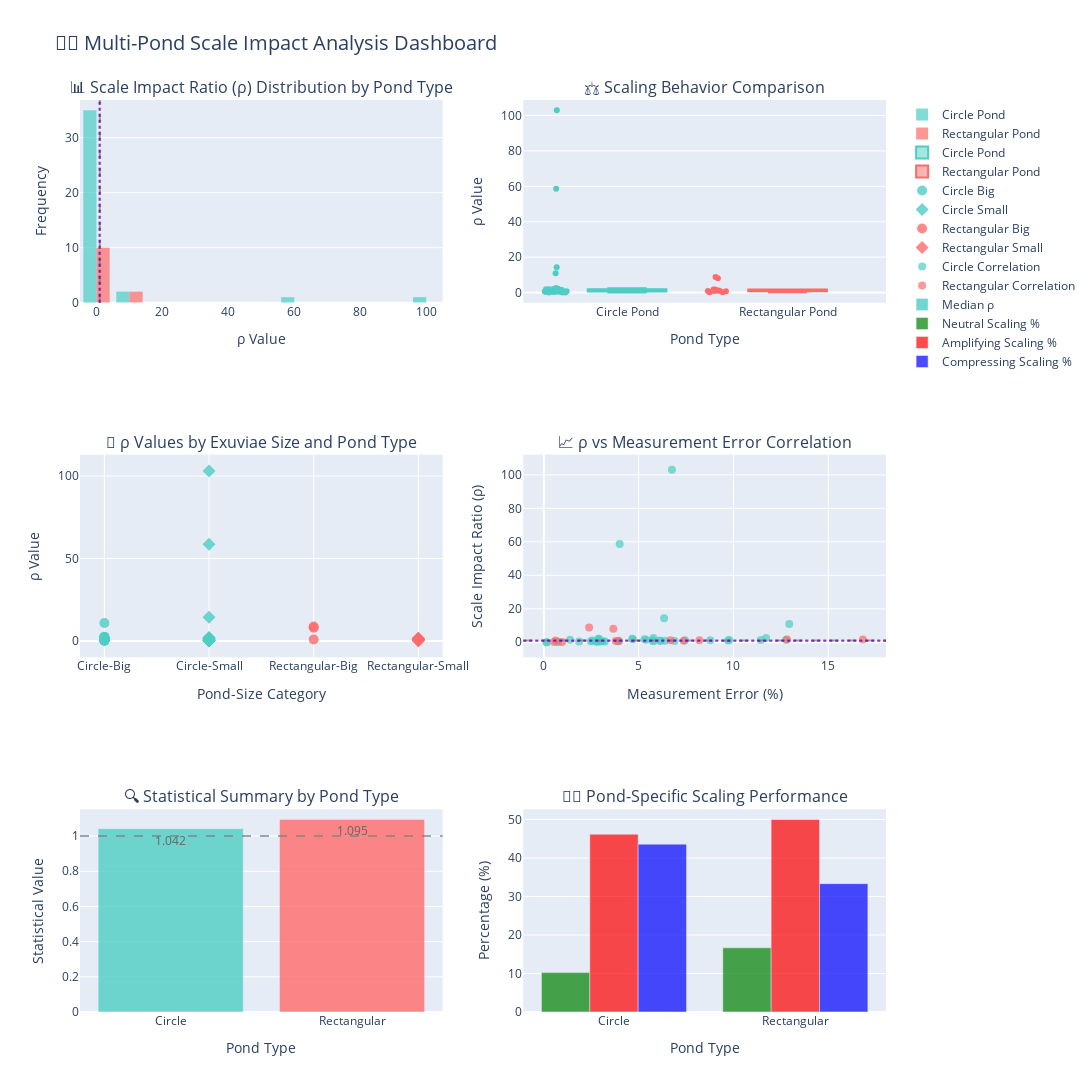

This figure's notebook cell:
### Markdown cell above
## 📊 PHASE 3: Multi-Pond Visualization Dashboard

This phase creates comprehensive visualizations focused on **median-based comparisons** between pond types. The dashboard emphasizes robust statistical measures and provides clear visual comparison of scaling behavior across different pond environments.

**Key Visualizations:**
- **Median-focused** statistical comparisons between pond types
- Distribution analysis with emphasis on central tendencies
- Size-class analysis by pond type
- Correlation analysis between measurement errors and scaling impact
- Performance metrics highlighting median scaling behavior

**Dashboard Components:**
1. ρ distribution histograms by pond type
2. Box plots emphasizing median comparisons
3. Size-class scatter plots by pond type
4. Error correlation analysis
5. **Median statistical summary** (primary focus)
6. Scaling performance metrics

### Code cell
# 📊 PHASE 3: Comprehensive Multi-Pond Visualization Dashboard
# ===========================================================

print("\n📊 PHASE 3: Creating Multi-Pond Visualization Dashboard...")
print("🎨 Comprehensive ρ analysis across Circle vs Rectangular ponds...")
print("=" * 80)

# Define consistent colors for pond types
POND_COLORS = {
    'Circle': '#4ECDC4',      # Teal
    'Rectangular': '#FF6B6B'  # Coral Red
}

# 🎨 Create comprehensive 6-panel visualization dashboard
fig = make_subplots(
    rows=3, cols=2,
    subplot_titles=[
        '📊 Scale Impact Ratio (ρ) Distribution by Pond Type',
        '⚖️ Scaling Behavior Comparison', 
        '🦐 ρ Values by Exuviae Size and Pond Type',
        '📈 ρ vs Measurement Error Correlation',
        '🔍 Statistical Summary by Pond Type',
        '🏊♀️ Pond-Specific Scaling Performance'
    ],
    specs=[[{"secondary_y": False}, {"secondary_y": False}],
           [{"secondary_y": False}, {"secondary_y": False}],
           [{"secondary_y": False}, {"secondary_y": False}]]
)

# 📊 1. Histogram of ρ values by pond type
for pond_type in ['Circle', 'Rectangular']:
    pond_data = df_exuviae[df_exuviae['pond_type'] == pond_type]
    rho_clean = pond_data['scale_impact_ratio_rho'].dropna()
    
    if len(rho_clean) > 0:
        fig.add_trace(
            go.Histogram(
                x=rho_clean,
                nbinsx=15,
                name=f'{pond_type} Pond',
                marker_color=POND_COLORS[pond_type],
                opacity=0.7,
                hovertemplate=f"<b>{pond_type} Pond</b><br>ρ Range: %{{x}}<br>Count: %{{y}}<extra></extra>"
            ),
            row=1, col=1
        )

# Add reference lines for neutral scaling
fig.add_vline(x=1, line_dash="dash", line_color="gray", opacity=0.7, row=1, col=1)
fig.add_vline(x=1.1, line_dash="dot", line_color="red", opacity=0.5, row=1, col=1)
fig.add_vline(x=0.9, line_dash="dot", line_color="blue", opacity=0.5, row=1, col=1)

# 🏊♀️ 2. Box plot comparison by pond type
for pond_type in ['Circle', 'Rectangular']:
    pond_data = df_exuviae[df_exuviae['pond_type'] == pond_type]
    pond_rho = pond_data['scale_impact_ratio_rho'].dropna()
    
    if len(pond_rho) > 0:
        fig.add_trace(
            go.Box(
                y=pond_rho,
                name=f'{pond_type} Pond',
                boxpoints='all',
                jitter=0.3,
                pointpos=-1.8,
                marker_color=POND_COLORS[pond_type],
                hovertemplate=f"<b>{pond_type} Pond</b><br>ρ: %{{y:.3f}}<extra></extra>"
            ),
            row=1, col=2
        )

# 🦐 3. Scatter plot by exuviae size and pond type
for pond_type in ['Circle', 'Rectangular']:
    for size in ['big', 'small']:
        subset = df_exuviae[(df_exuviae['pond_type'] == pond_type) & 
                           (df_exuviae['lobster_size'] == size)]
        
        if len(subset) > 0:
            fig.add_trace(
                go.Scatter(
                    x=[f"{pond_type}-{size.title()}"] * len(subset),
                    y=subset['scale_impact_ratio_rho'],
                    mode='markers',
                    name=f'{pond_type} {size.title()}',
                    marker=dict(
                        size=10,
                        opacity=0.8,
                        color=POND_COLORS[pond_type],
                        symbol='circle' if size == 'big' else 'diamond'
                    ),
                    hovertemplate=f"<b>{pond_type} Pond - {size.title()} Exuviae</b><br>" +
                                 "ρ: %{y:.3f}<br>" +
                                 "Image: %{customdata}<extra></extra>",
                    customdata=subset['image_name']
                ),
                row=2, col=1
            )

# 📈 4. ρ vs measurement error correlation by pond type
for pond_type in ['Circle', 'Rectangular']:
    pond_data = df_exuviae[df_exuviae['pond_type'] == pond_type]
    
    fig.add_trace(
        go.Scatter(
            x=pond_data['measurement_difference_pct'],
            y=pond_data['scale_impact_ratio_rho'],
            mode='markers',
            name=f'{pond_type} Correlation',
            marker=dict(
                size=8,
                opacity=0.7,
                color=POND_COLORS[pond_type]
            ),
            hovertemplate=f"<b>{pond_type} Pond</b><br>" +
                         "Measurement Error %: %{x:.2f}%<br>" +
                         "ρ: %{y:.3f}<br>" +
                         "Image: %{customdata}<extra></extra>",
            customdata=pond_data['image_name']
        ),
        row=2, col=2
    )

# Add reference lines for scaling behavior zones
fig.add_hline(y=1, line_dash="dash", line_color="gray", opacity=0.7, row=2, col=2)
fig.add_hline(y=1.1, line_dash="dot", line_color="red", opacity=0.5, row=2, col=2)
fig.add_hline(y=0.9, line_dash="dot", line_color="blue", opacity=0.5, row=2, col=2)

# 🔍 5. Median-focused statistical summary
if len(pond_stats) == 2:
    pond_types = list(pond_stats.keys())
    
    # Focus on median values only
    median_values = [pond_stats[pond]['median'] for pond in pond_types]
    
    fig.add_trace(
        go.Bar(
            x=pond_types,
            y=median_values,
            name='Median ρ',
            marker_color=[POND_COLORS[pond] for pond in pond_types],
            opacity=0.8,
            text=[f'{val:.3f}' for val in median_values],
            textposition='auto',
            hovertemplate="<b>%{x} Pond</b><br>Median ρ: %{y:.3f}<br>Deviation from neutral (|ρ-1|): %{customdata:.3f}<extra></extra>",
            customdata=[abs(val - 1) for val in median_values]
        ),
        row=3, col=1
    )
    
    # Add reference line at ρ = 1 (neutral scaling)
    fig.add_hline(y=1, line_dash="dash", line_color="gray", opacity=0.7, row=3, col=1)

# 🏊♀️ 6. Scaling performance by pond type (neutral scaling percentage)
if len(pond_stats) == 2:
    performance_metrics = ['neutral_pct', 'amplifying_pct', 'compressing_pct']
    metric_names = ['Neutral', 'Amplifying', 'Compressing']
    metric_colors = ['green', 'red', 'blue']
    
    for i, (metric, name, color) in enumerate(zip(performance_metrics, metric_names, metric_colors)):
        values = [pond_stats[pond][metric] for pond in pond_types]
        
        fig.add_trace(
            go.Bar(
                x=pond_types,
                y=values,
                name=f'{name} Scaling %',
                marker_color=color,
                opacity=0.7,
                hovertemplate=f"<b>%{{x}} Pond</b><br>{name} Scaling: %{{y:.1f}}%<extra></extra>"
            ),
            row=3, col=2
        )

# Update layout
fig.update_layout(
    title_text="🏊♀️ Multi-Pond Scale Impact Analysis Dashboard",
    title_font_size=20,
    height=1200,
    width=1400,
    showlegend=True
)

# Update axes labels
fig.update_xaxes(title_text="ρ Value", row=1, col=1)
fig.update_yaxes(title_text="Frequency", row=1, col=1)

fig.update_xaxes(title_text="Pond Type", row=1, col=2)
fig.update_yaxes(title_text="ρ Value", row=1, col=2)

fig.update_xaxes(title_text="Pond-Size Category", row=2, col=1)
fig.update_yaxes(title_text="ρ Value", row=2, col=1)

fig.update_xaxes(title_text="Measurement Error (%)", row=2, col=2)
fig.update_yaxes(title_text="Scale Impact Ratio (ρ)", row=2, col=2)

fig.update_xaxes(title_text="Pond Type", row=3, col=1)
fig.update_yaxes(title_text="Statistical Value", row=3, col=1)

fig.update_xaxes(title_text="Pond Type", row=3, col=2)
fig.update_yaxes(title_text="Percentage (%)", row=3, col=2)

fig.show()

print(f"\n✅ Multi-pond scale impact analysis complete!")
print(f"🎯 Key insight: Median ρ provides robust comparison of scaling effects across pond geometries")
print(f"🏊♀️ Median-based analysis reveals reliable environment-specific scaling behaviors")

# 📊 Summary of median findings
if len(pond_stats) == 2:
    print(f"\n📊 MEDIAN SCALING SUMMARY:")
    print("=" * 50)
    for pond_type in pond_stats:
        median_rho = pond_stats[pond_type]['median']
        deviation = abs(median_rho - 1)
        pond_icon = "🔵" if pond_type == "Circle" else "🔲"
        print(f"{pond_icon} {pond_type} Pond: Median ρ = {median_rho:.4f} (deviation from neutral: {deviation:.4f})")
    
    # Determine best pond based on median
    circle_median = pond_stats.get('Circle', {}).get('median', float('inf'))
    rect_median = pond_stats.get('Rectangular', {}).get('median', float('inf'))
    
    circle_dev = abs(circle_median - 1)
    rect_dev = abs(rect_median - 1)
    
    if circle_dev < rect_dev:
        print(f"\n🏆 CONCLUSION: Circle pond shows more neutral median scaling behavior")
    elif rect_dev < circle_dev:
        print(f"\n🏆 CONCLUSION: Rectangular pond shows more neutral median scaling behavior")
    else:
        print(f"\n⚖️ CONCLUSION: Both ponds show similar median scaling behavior")

### Figure 1 — Plotly figure (JSON) as saved in the notebook; plotly's stock layout.template omitted (floating-point values rounded to 4 significant figures)
{"data": [{"hovertemplate": "<b>Circle Pond</b><br>ρ Range: %{x}<br>Count: %{y}<extra></extra>", "marker": {"color": "#4ECDC4"}, "name": "Circle Pond", "nbinsx": 15, "opacity": 0.7, "type": "histogram", "x": [58.65, 103.0, 14.34, 1.516, 10.96, 2.095, 1.96, 1.821, 2.078, 1.853, 1.024, 2.517, 0.5117, 0.6669, 0.2712, 0.03702, 1.452, 0.5976, 0.034, 0.477, 0.1159, 2.482, 1.082, 0.5492, 0.4823, 1.013, 1.203, 0.6239, 1.27, 0.2891, 0.4699, 0.7294, 1.278, 0.8287, 1.042, 1.497, 1.304, 0.7061, 0.5897], "xaxis": "x", "yaxis": "y"}, {"hovertemplate": "<b>Rectangular Pond</b><br>ρ Range: %{x}<br>Count: %{y}<extra></extra>", "marker": {"color": "#FF6B6B"}, "name": "Rectangular Pond", "nbinsx": 15, "opacity": 0.7, "type": "histogram", "x": [8.786, 8.065, 1.004, 0.187, 0.7308, 1.186, 0.8612, 0.1672, 1.239, 1.718, 0.9282, 1.705], "xaxis": "x", "yaxis": "y"}, {"boxpoints": "all", "hovertemplate": "<b>Circle Pond</b><br>ρ: %{y:.3f}<extra></extra>", "jitter": 0.3, "marker": {"color": "#4ECDC4"}, "name": "Circle Pond", "pointpos": -1.8, "type": "box", "xaxis": "x2", "y": [58.65, 103.0, 14.34, 1.516, 10.96, 2.095, 1.96, 1.821, 2.078, 1.853, 1.024, 2.517, 0.5117, 0.6669, 0.2712, 0.03702, 1.452, 0.5976, 0.034, 0.477, 0.1159, 2.482, 1.082, 0.5492, 0.4823, 1.013, 1.203, 0.6239, 1.27, 0.2891, 0.4699, 0.7294, 1.278, 0.8287, 1.042, 1.497, 1.304, 0.7061, 0.5897], "yaxis": "y2"}, {"boxpoints": "all", "hovertemplate": "<b>Rectangular Pond</b><br>ρ: %{y:.3f}<extra></extra>", "jitter": 0.3, "marker": {"color": "#FF6B6B"}, "name": "Rectangular Pond", "pointpos": -1.8, "type": "box", "xaxis": "x2", "y": [8.786, 8.065, 1.004, 0.187, 0.7308, 1.186, 0.8612, 0.1672, 1.239, 1.718, 0.9282, 1.705], "yaxis": "y2"}, {"customdata": ["undistorted_GX010191_94_1132", "undistorted_GX010191_31_283", "undistorted_GX010191_35_367", "undistorted_GX010191_34_350", "undistorted_GX010191_88_1016", "undistorted_GX010191_37_1242", "undistorted_GX010191_47_507", "undistorted_GX010191_8_309", "undistorted_GX010191_28_230", "undistorted_GX010191_34_1128", "undistorted_GX010191_17_509", "undistorted_GX010191_41_1322", "undistorted_GX010191_42_1339", "undistorted_GX010191_36_1195", "undistorted_GX010191_43_1353", "undistorted_GX010191_105_1312", "undistorted_GX010191_110_1355", "undistorted_GX010191_32_305", "undistorted_GX010191_14_460", "undistorted_GX010191_16_495", "undistorted_GX010191_15_479", "undistorted_GX010191_117_1408"], "hovertemplate": "<b>Circle Pond - Big Exuviae</b><br>ρ: %{y:.3f}<br>Image: %{customdata}<extra></extra>", "marker": {"color": "#4ECDC4", "opacity": 0.8, "size": 10, "symbol": "circle"}, "mode": "markers", "name": "Circle Big", "type": "scatter", "x": ["Circle-Big", "Circle-Big", "Circle-Big", "Circle-Big", "Circle-Big", "Circle-Big", "Circle-Big", "Circle-Big", "Circle-Big", "Circle-Big", "Circle-Big", "Circle-Big", "Circle-Big", "Circle-Big", "Circle-Big", "Circle-Big", "Circle-Big", "Circle-Big", "Circle-Big", "Circle-Big", "Circle-Big", "Circle-Big"], "xaxis": "x3", "y": [10.96, 1.96, 2.078, 1.024, 2.517, 0.2712, 1.452, 0.034, 2.482, 1.082, 0.4823, 1.013, 1.203, 0.6239, 1.27, 0.4699, 1.278, 0.8287, 1.042, 1.497, 1.304, 0.7061], "yaxis": "y3"}, {"customdata": ["undistorted_GX010191_37_1242", "undistorted_GX010191_8_309", "undistorted_GX010191_32_305", "undistorted_GX010191_100_1250", "undistorted_GX010191_35_1167", "undistorted_GX010191_42_1339", "undistorted_GX010191_28_230", "undistorted_GX010191_17_509", "undistorted_GX010191_105_1312", "undistorted_GX010191_36_1195", "undistorted_GX010191_114_1383", "undistorted_GX010191_34_350", "undistorted_GX010191_35_367", "undistorted_GX010191_38_1266", "undistorted_GX010191_10_370", "undistorted_GX010191_106_1320", "undistorted_GX010191_47_507"], "hovertemplate": "<b>Circle Pond - Small Exuviae</b><br>ρ: %{y:.3f}<br>Image: %{customdata}<extra></extra>", "marker": {"color": "#4ECDC4", "opacity": 0.8, "size": 10, "symbol": "diamond"}, "mode": "markers", "name": "Circle Small", "type": "scatter", "x": ["Circle-Small", "Circle-Small", "Circle-Small", "Circle-Small", "Circle-Small", "Circle-Small", "Circle-Small", "Circle-Small", "Circle-Small", "Circle-Small", "Circle-Small", "Circle-Small", "Circle-Small", "Circle-Small", "Circle-Small", "Circle-Small", "Circle-Small"], "xaxis": "x3", "y": [58.65, 103.0, 14.34, 1.516, 2.095, 1.821, 1.853, 0.5117, 0.6669, 0.03702, 0.5976, 0.477, 0.1159, 0.5492, 0.2891, 0.7294, 0.5897], "yaxis": "y3"}, {"customdata": ["undistorted_GX010193_11_1065", "undistorted_GX010193_27_1553", "undistorted_GX010192_26_1578"], "hovertemplate": "<b>Rectangular Pond - Big Exuviae</b><br>ρ: %{y:.3f}<br>Image: %{customdata}<extra></extra>", "marker": {"color": "#FF6B6B", "opacity": 0.8, "size": 10, "symbol": "circle"}, "mode": "markers", "name": "Rectangular Big", "type": "scatter", "x": ["Rectangular-Big", "Rectangular-Big", "Rectangular-Big"], "xaxis": "x3", "y": [8.786, 8.065, 0.8612], "yaxis": "y3"}, {"customdata": ["undistorted_GX010194_39_513", "undistorted_GX010193_18_1289", "undistorted_GX010192_26_1578", "undistorted_GX010194_7_885", "undistorted_GX010193_28_1584", "undistorted_GX010194_19_285", "undistorted_GX010194_26_373", "undistorted_GX010193_19_1334", "undistorted_GX010193_20_1365"], "hovertemplate": "<b>Rectangular Pond - Small Exuviae</b><br>ρ: %{y:.3f}<br>Image: %{customdata}<extra></extra>", "marker": {"color": "#FF6B6B", "opacity": 0.8, "size": 10, "symbol": "diamond"}, "mode": "markers", "name": "Rectangular Small", "type": "scatter", "x": ["Rectangular-Small", "Rectangular-Small", "Rectangular-Small", "Rectangular-Small", "Rectangular-Small", "Rectangular-Small", "Rectangular-Small", "Rectangular-Small", "Rectangular-Small"], "xaxis": "x3", "y": [1.004, 0.187, 0.7308, 1.186, 0.1672, 1.239, 1.718, 0.9282, 1.705], "yaxis": "y3"}, {"customdata": ["undistorted_GX010191_37_1242", "undistorted_GX010191_8_309", "undistorted_GX010191_32_305", "undistorted_GX010191_100_1250", "undistorted_GX010191_94_1132", "undistorted_GX010191_35_1167", "undistorted_GX010191_31_283", "undistorted_GX010191_42_1339", "undistorted_GX010191_35_367", "undistorted_GX010191_28_230", "undistorted_GX010191_34_350", "undistorted_GX010191_88_1016", "undistorted_GX010191_17_509", "undistorted_GX010191_105_1312", "undistorted_GX010191_37_1242", "undistorted_GX010191_36_1195", "undistorted_GX010191_47_507", "undistorted_GX010191_114_1383", "undistorted_GX010191_8_309", "undistorted_GX010191_34_350", "undistorted_GX010191_35_367", "undistorted_GX010191_28_230", "undistorted_GX010191_34_1128", "undistorted_GX010191_38_1266", "undistorted_GX010191_17_509", "undistorted_GX010191_41_1322", "undistorted_GX010191_42_1339", "undistorted_GX010191_36_1195", "undistorted_GX010191_43_1353", "undistorted_GX010191_10_370", "undistorted_GX010191_105_1312", "undistorted_GX010191_106_1320", "undistorted_GX010191_110_1355", "undistorted_GX010191_32_305", "undistorted_GX010191_14_460", "undistorted_GX010191_16_495", "undistorted_GX010191_15_479", "undistorted_GX010191_117_1408", "undistorted_GX010191_47_507"], "hovertemplate": "<b>Circle Pond</b><br>Measurement Error %: %{x:.2f}%<br>ρ: %{y:.3f}<br>Image: %{customdata}<extra></extra>", "marker": {"color": "#4ECDC4", "opacity": 0.7, "size": 8}, "mode": "markers", "name": "Circle Correlation", "type": "scatter", "x": [4.0, 6.759, 6.345, 1.379, 12.94, 2.897, 2.889, 4.69, 4.667, 5.31, 2.556, 5.778, 1.862, 2.483, 0.7222, 0.1379, 5.389, 3.103, 0.1667, 2.966, 0.7586, 11.72, 5.722, 3.931, 2.833, 6.111, 7.444, 3.944, 8.778, 2.759, 3.222, 6.897, 9.778, 6.389, 9.722, 12.78, 11.44, 6.167, 5.793], "xaxis": "x4", "y": [58.65, 103.0, 14.34, 1.516, 10.96, 2.095, 1.96, 1.821, 2.078, 1.853, 1.024, 2.517, 0.5117, 0.6669, 0.2712, 0.03702, 1.452, 0.5976, 0.034, 0.477, 0.1159, 2.482, 1.082, 0.5492, 0.4823, 1.013, 1.203, 0.6239, 1.27, 0.2891, 0.4699, 0.7294, 1.278, 0.8287, 1.042, 1.497, 1.304, 0.7061, 0.5897], "yaxis": "y4"}, {"customdata": ["undistorted_GX010193_11_1065", "undistorted_GX010193_27_1553", "undistorted_GX010194_39_513", "undistorted_GX010193_18_1289", "undistorted_GX010192_26_1578", "undistorted_GX010194_7_885", "undistorted_GX010192_26_1578", "undistorted_GX010193_28_1584", "undistorted_GX010194_19_285", "undistorted_GX010194_26_373", "undistorted_GX010193_19_1334", "undistorted_GX010193_20_1365"], "hovertemplate": "<b>Rectangular Pond</b><br>Measurement Error %: %{x:.2f}%<br>ρ: %{y:.3f}<br>Image: %{customdata}<extra></extra>", "marker": {"color": "#FF6B6B", "opacity": 0.7, "size": 8}, "mode": "markers", "name": "Rectangular Correlation", "type": "scatter", "x": [2.389, 3.667, 0.6207, 0.5517, 3.793, 6.69, 3.944, 0.9655, 8.207, 12.83, 7.379, 16.83], "xaxis": "x4", "y": [8.786, 8.065, 1.004, 0.187, 0.7308, 1.186, 0.8612, 0.1672, 1.239, 1.718, 0.9282, 1.705], "yaxis": "y4"}, {"customdata": [0.0421, 0.09462], "hovertemplate": "<b>%{x} Pond</b><br>Median ρ: %{y:.3f}<br>Deviation from neutral (|ρ-1|): %{customdata:.3f}<extra></extra>", "marker": {"color": ["#4ECDC4", "#FF6B6B"]}, "name": "Median ρ", "opacity": 0.8, "text": ["1.042", "1.095"], "textposition": "auto", "type": "bar", "x": ["Circle", "Rectangular"], "xaxis": "x5", "y": [1.042, 1.095], "yaxis": "y5"}, {"hovertemplate": "<b>%{x} Pond</b><br>Neutral Scaling: %{y:.1f}%<extra></extra>", "marker": {"color": "green"}, "name": "Neutral Scaling %", "opacity": 0.7, "type": "bar", "x": ["Circle", "Rectangular"], "xaxis": "x6", "y": [10.26, 16.67], "yaxis": "y6"}, {"hovertemplate": "<b>%{x} Pond</b><br>Amplifying Scaling: %{y:.1f}%<extra></extra>", "marker": {"color": "red"}, "name": "Amplifying Scaling %", "opacity": 0.7, "type": "bar", "x": ["Circle", "Rectangular"], "xaxis": "x6", "y": [46.15, 50], "yaxis": "y6"}, {"hovertemplate": "<b>%{x} Pond</b><br>Compressing Scaling: %{y:.1f}%<extra></extra>", "marker": {"color": "blue"}, "name": "Compressing Scaling %", "opacity": 0.7, "type": "bar", "x": ["Circle", "Rectangular"], "xaxis": "x6", "y": [43.59, 33.33], "yaxis": "y6"}], "layout": {"annotations": [{"font": {"size": 16}, "showarrow": false, "text": "📊 Scale Impact Ratio (ρ) Distribution by Pond Type", "x": 0.225, "xanchor": "center", "xref": "paper", "y": 1, "yanchor": "bottom", "yref": "paper"}, {"font": {"size": 16}, "showarrow": false, "text": "⚖️ Scaling Behavior Comparison", "x": 0.775, "xanchor": "center", "xref": "paper", "y": 1, "yanchor": "bottom", "yref": "paper"}, {"font": {"size": 16}, "showarrow": false, "text": "🦐 ρ Values by Exuviae Size and Pond Type", "x": 0.225, "xanchor": "center", "xref": "paper", "y": 0.6111, "yanchor": "bottom", "yref": "paper"}, {"font": {"size": 16}, "showarrow": false, "text": "📈 ρ vs Measurement Error Correlation", "x": 0.775, "xanchor": "center", "xref": "paper", "y": 0.6111, "yanchor": "bottom", "yref": "paper"}, {"font": {"size": 16}, "showarrow": false, "text": "🔍 Statistical Summary by Pond Type", "x": 0.225, "xanchor": "center", "xref": "paper", "y": 0.2222, "yanchor": "bottom", "yref": "paper"}, {"font": {"size": 16}, "showarrow": false, "text": "🏊♀️ Pond-Specific Scaling Performance", "x": 0.775, "xanchor": "center", "xref": "paper", "y": 0.2222, "yanchor": "bottom", "yref": "paper"}], "height": 1200, "shapes": [{"line": {"color": "gray", "dash": "dash"}, "opacity": 0.7, "type": "line", "x0": 1, "x1": 1, "xref": "x", "y0": 0, "y1": 1, "yref": "y domain"}, {"line": {"color": "red", "dash": "dot"}, "opacity": 0.5, "type": "line", "x0": 1.1, "x1": 1.1, "xref": "x", "y0": 0, "y1": 1, "yref": "y domain"}, {"line": {"color": "blue", "dash": "dot"}, "opacity": 0.5, "type": "line", "x0": 0.9, "x1": 0.9, "xref": "x", "y0": 0, "y1": 1, "yref": "y domain"}, {"line": {"color": "gray", "dash": "dash"}, "opacity": 0.7, "type": "line", "x0": 0, "x1": 1, "xref": "x4 domain", "y0": 1, "y1": 1, "yref": "y4"}, {"line": {"color": "red", "dash": "dot"}, "opacity": 0.5, "type": "line", "x0": 0, "x1": 1, "xref": "x4 domain", "y0": 1.1, "y1": 1.1, "yref": "y4"}, {"line": {"color": "blue", "dash": "dot"}, "opacity": 0.5, "type": "line", "x0": 0, "x1": 1, "xref": "x4 domain", "y0": 0.9, "y1": 0.9, "yref": "y4"}, {"line": {"color": "gray", "dash": "dash"}, "opacity": 0.7, "type": "line", "x0": 0, "x1": 1, "xref": "x5 domain", "y0": 1, "y1": 1, "yref": "y5"}], "showlegend": true, "title": {"font": {"size": 20}, "text": "🏊♀️ Multi-Pond Scale Impact Analysis Dashboard"}, "width": 1400, "xaxis": {"anchor": "y", "domain": [0, 0.45], "title": {"text": "ρ Value"}}, "xaxis2": {"anchor": "y2", "domain": [0.55, 1], "title": {"text": "Pond Type"}}, "xaxis3": {"anchor": "y3", "domain": [0, 0.45], "title": {"text": "Pond-Size Category"}}, "xaxis4": {"anchor": "y4", "domain": [0.55, 1], "title": {"text": "Measurement Error (%)"}}, "xaxis5": {"anchor": "y5", "domain": [0, 0.45], "title": {"text": "Pond Type"}}, "xaxis6": {"anchor": "y6", "domain": [0.55, 1], "title": {"text": "Pond Type"}}, "yaxis": {"anchor": "x", "domain": [0.7778, 1], "title": {"text": "Frequency"}}, "yaxis2": {"anchor": "x2", "domain": [0.7778, 1], "title": {"text": "ρ Value"}}, "yaxis3": {"anchor": "x3", "domain": [0.3889, 0.6111], "title": {"text": "ρ Value"}}, "yaxis4": {"anchor": "x4", "domain": [0.3889, 0.6111], "title": {"text": "Scale Impact Ratio (ρ)"}}, "yaxis5": {"anchor": "x5", "domain": [0, 0.2222], "title": {"text": "Statistical Value"}}, "yaxis6": {"anchor": "x6", "domain": [0, 0.2222], "title": {"text": "Percentage (%)"}}}}
